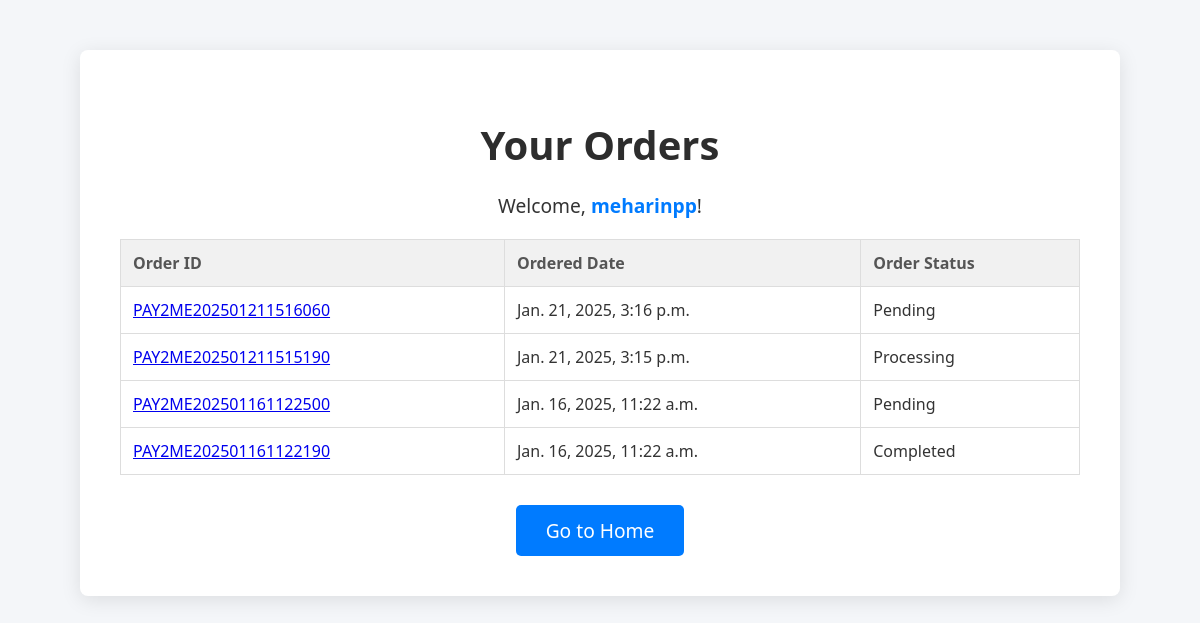
/track-order/ (signed in), run on the app's committed database.
### core/models.py (models this page shows, shortened)
class Order(models.Model):
    PENDING = 'Pending'
    COMPLETED = 'Completed'
    PROCESSING = 'Processing'
    CANCELLED = 'Cancelled'
    ORDER_STATUS_CHOICES = [
        (PENDING, 'Pending'),
        (COMPLETED, 'Completed'),
        (PROCESSING, 'Processing'),
        (CANCELLED, 'Cancelled'),
    ]
    user = models.ForeignKey(User, on_delete=models.CASCADE)
    items = models.ManyToManyField('OrderItem')  # Assuming you have an OrderItem model
    start_date = models.DateTimeField(auto_now_add=True)
    ordered_date = models.DateTimeField(auto_now_add=True)
    ordered = models.BooleanField(default=False)
    checkout_address = models.ForeignKey('CheckoutAddress', on_delete=models.SET_NULL, null=True, blank=True)
    order_id = models.CharField(max_length=100, unique=True, blank=True, null=True)
    datetime_ofpayement = models.DateTimeField(auto_now_add=True, null=True, blank=True)
    order_delivered = models.BooleanField(default=False)
    order_received = models.BooleanField(default=False)
    order_status = models.CharField(
        max_length=20,
        choices=ORDER_STATUS_CHOICES,
        default=PENDING,  # Ensure the default status is 'Pending'
    )

### core/views.py (the view)
# urls.py: path('track-order/', views.track_order, name='track_order'),
@login_required
def track_order(request):
    orders = Order.objects.filter(user=request.user).order_by('-ordered_date')
    for order in orders:
        order.refresh_from_db()
    for order in orders:
        order.ordered_date = timezone.localtime(order.ordered_date)
    return render(request, 'core/track_order.html', {'orders': orders})

### templates/core/track_order.html (shortened to what this page needs)
<!DOCTYPE html>
<html lang="en">
<head>
</head>
<body>
    <div class="track-order-container">
        <h1>Your Orders</h1>
        <p>Welcome, <span class="user-name">{{ user.username }}</span>!</p>
        {% if orders %}
    <table>
        <thead>
            <tr>
                <th>Order ID</th>
                <th>Ordered Date</th>
                <th>Order Status</th>
            </tr>
        </thead>
        <tbody>
            {% for order in orders %}
            <tr>
                <td><a href="{% url 'order_detail' order.id %}">{{ order.order_id }}</a></td>
                <td>{{ order.ordered_date }}</td>
                <td>
                    {% if order.order_status == "Completed" %}
                        Completed
                    {% elif order.order_status == "Processing" %}
                        Processing
                    {% elif order.order_status == "Pending" %}
                        Pending
                    {% else %}
                        Cancelled
                    {% endif %}
                </td>
            </tr>
            {% endfor %}
        </tbody>
    </table>
{% else %}
    <p>You don't have any orders to track.</p>
{% endif %}
        <a href="{% url 'index' %}" class="btn-home">Go to Home</a>
    </div>
</body>
</html>

### templates/core/track_order.html (style rules this page uses)
body { font-family: 'Segoe UI', Tahoma, Geneva, Verdana, sans-serif; background-color: #f4f6f9; margin: 0; padding: 0; color: #333; }
.track-order-container { background-color: #ffffff; padding: 40px; margin: 50px auto; width: 80%; max-width: 1000px; border-radius: 8px; box-shadow: 0 4px 20px rgba(0, 0, 0, 0.1); text-align: center; }
h1 { font-size: 2.5em; color: #2d2d2d; margin-bottom: 20px; }
p { font-size: 1.2em; margin-bottom: 20px; }
.user-name { color: #007bff; font-weight: bold; }
table { width: 100%; margin-top: 20px; border-collapse: collapse; }
th, td { padding: 12px; text-align: left; font-size: 1em; border: 1px solid #ddd; }
th { background-color: #f1f1f1; font-weight: bold; color: #555; }
.btn-home { background-color: #007bff; color: white; padding: 12px 30px; text-decoration: none; border-radius: 5px; font-size: 1.2em; display: inline-block; margin-top: 30px; transition: background-color 0.3s ease; }

### data on the page
Order: order_id "PAY2ME202501211516060", ordered_date "Jan. 21, 2025, 3:16 p.m.", order_status "Pending"
Order: order_id "PAY2ME202501211515190", ordered_date "Jan. 21, 2025, 3:15 p.m.", order_status "Processing"
Order: order_id "PAY2ME202501161122500", ordered_date "Jan. 16, 2025, 11:22 a.m.", order_status "Pending"
Order: order_id "PAY2ME202501161122190", ordered_date "Jan. 16, 2025, 11:22 a.m.", order_status "Completed"

### other printed values
{{ user.username }} "meharinpp"
